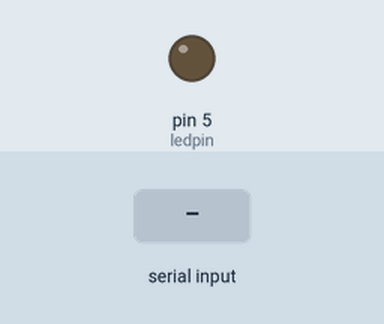
Bench run of a sketch on a simulated Arduino Uno, built with avr-gcc and run on an emulated ATmega328P. On the bench: output pins drawn as LEDs (lit = HIGH). The test bench sets the inputs (shaded band). What the sketch prints to the serial monitor is not drawn.

Above: at 1.2 s.
1.3 s: byte 30 received over Serial
At 2.1 s:
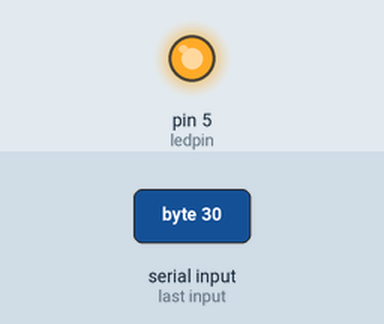
3.8 s: byte 90 received over Serial
At 5.2 s:
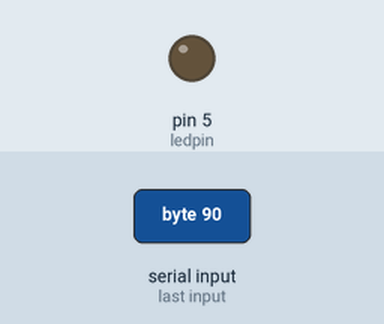
5.3 s: byte 120 received over Serial
At 6.1 s:
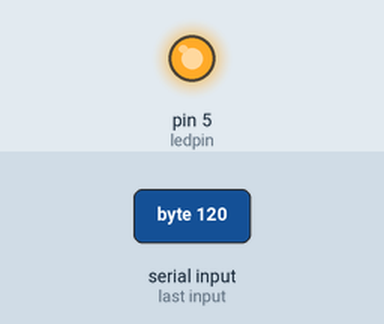
Timing chart, 0 to 8.3 s (numbered marks = the images above; inputs shaded):
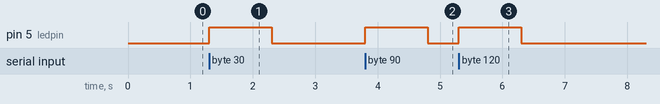

Measured:
- after the input at 1.3 s, pin 5 (ledpin): LOW → HIGH at once, → LOW 1.0 s later
- after the input at 3.8 s, pin 5 (ledpin): LOW → HIGH at once, → LOW 1.0 s later
- after the input at 5.3 s, pin 5 (ledpin): LOW → HIGH at once, → LOW 1.0 s later

The sketch:

ArduinoScript_506.ino
```cpp
const int ledpin = 5;

void setup()
{
    // Set your baud rate for your Serial connection
    Serial.begin(9600);

    //Turning on the pin
    pinMode(ledpin, OUTPUT);

    // Wait for the serial port to connect.
    while (!Serial) {}
}


void loop()
{
    if (Serial.available() > 0)
    {
        // Got something
        int read = Serial.read();
        if (read >= 0)
        {
            // Repeat back what we read in binary
            Serial.write(read);

            // Turn the LED on
            digitalWrite(ledpin, HIGH); //turns the light on
            delay(1000); //takes a 1 second break before moving on.
            // Turn the LED off
            digitalWrite(ledpin, LOW); //turns the light off.
        }
    }
}
```
